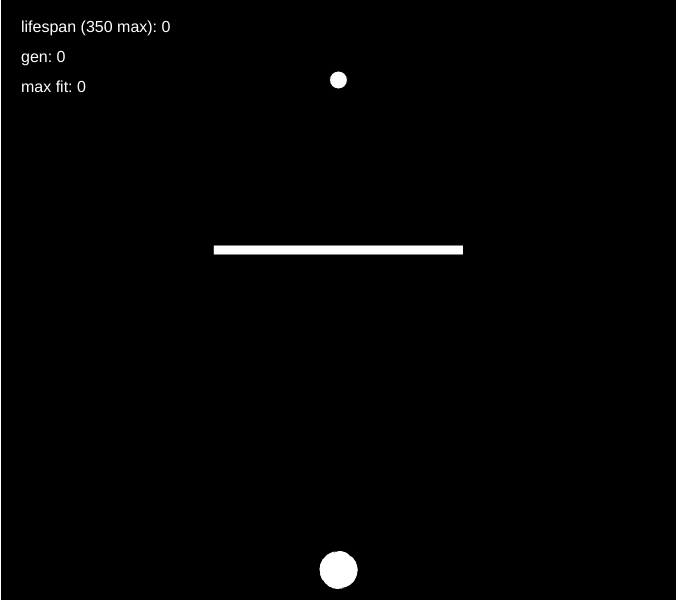
Frame 1 (no input)
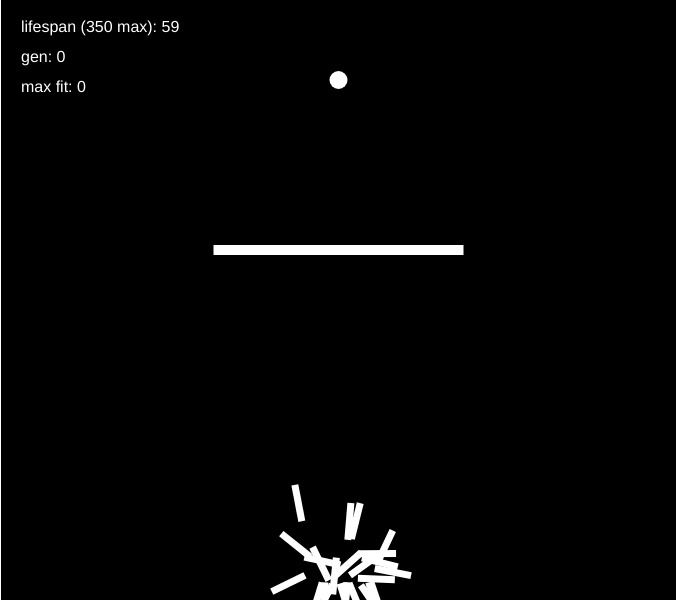
Frame 60 (no input)
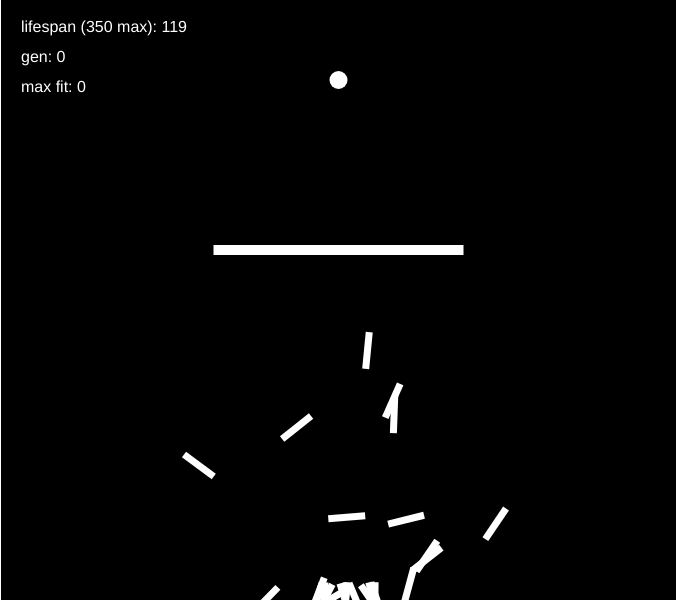
Frame 120 (the mouse pressed at the canvas centre since frame 60)

The p5.js sketch that drew these frames (run headless with seeded random() and noise() and a simulated clock; from frame 60 on, the mouse is pressed at the canvas centre):

// p5.js sketch
// ── sketch.js
const CANVAS_W = 675;
const CANVAS_H = 600;

var population;
var count;
var target;
var gen;

var rx = CANVAS_W / 2;
var ry = 250;
var rw = 250;
var rh = 10;

function setup() {
  createCanvas(CANVAS_W, CANVAS_H);
  pixelDensity(1);
  handleScale();
  population = new Population();
  count = 0;
  target = createVector(CANVAS_W / 2, 80);
  gen = 0;
}

function draw() {
  background(0);
  population.run();
  if (count >= lifespan) {
    population.evaluate();
    population.selection();
    gen++;
    count = 0;
  }


  // target
  ellipse(target.x, target.y, 18, 18);

  // obstacle
  fill(255);
  rectMode(CENTER)
  rect(rx, ry, rw, rh);

  // lifespan
  textSize(16);
  textAlign(LEFT, TOP);
  fill(255);
  noStroke();
  text(`lifespan (${lifespan} max): ${count}`, 20, 20);
  count++;

  // gen
  text(`gen: ${gen}`, 20, 50);

  // max fit
  text(`max fit: ${maxFit || 0}`, 20, 80);

}

function handleScale() {
  let scale = Math.min(
    windowWidth / CANVAS_W,
    windowHeight / CANVAS_H,
    1
  );

  let canvasEl = document.querySelector('canvas');
  canvasEl.style.transformOrigin = 'top left';
  canvasEl.style.transform = `scale(${scale})`;

  canvasEl.style.position = 'absolute';
  canvasEl.style.left = `${(windowWidth - CANVAS_W * scale) / 2}px`;
  canvasEl.style.top = `${(windowHeight - CANVAS_H * scale) / 2}px`;
}

// ── dna.js
var lifespan = 350;

class DNA {
  constructor(genes) {
    if (genes) {
      this.genes = genes;
    } else {
      this.genes = [];
      for (let i = 0; i < lifespan; i++) {
        this.genes[i] = p5.Vector.random2D();
        this.genes[i].setMag(0.2);
      }
    }
  }

  crossover(partner) {
    let child = [];
    let mid = floor(random(this.genes.length));
    for (let i = 0; i < this.genes.length; i++) {
      (i < mid) ? child[i] = this.genes[i] : child[i] = partner.genes[i];
    }
    return new DNA(child);
  }

  mutation() {
    for (let i = 0; i < this.genes.length; i++) {
      if (random(1) < 0.01) {
        this.genes[i] = p5.Vector.random2D();
        this.genes[i].setMag(0.2);
      }
    }
  }
}

// ── rocket.js
var maxFit;

class Rocket {
  constructor(dna) {
    this.pos = createVector(CANVAS_W/2, CANVAS_H-30);
    this.vel = createVector();
    this.acc = createVector();
    this.dna = dna || new DNA();
    this.fitness = 0;
    this.completed = false;
    this.crashed = false;
  }

  // if m = 1
  applyForce(f) {
    this.acc.add(f);
  }

  update() {
    let d = dist(this.pos.x, this.pos.y, target.x, target.y);
    // reach the target
    if (d < 10) {
      this.completed = true;
      this.pos = target.copy();
    }

    if (
      this.pos.x > rx - rw / 2 &&
      this.pos.x < rx + rw / 2 &&
      this.pos.y > ry - rh / 2 &&
      this.pos.y < ry + rh / 2
    ) {
      this.crashed = true;
    }

    if (
      this.pos.x > CANVAS_W ||
      this.pos.x < 0 ||
      this.pos.y > CANVAS_H ||
      this.pos.y < 0
    ) {
      this.crashed = true;
    }

    this.applyForce(this.dna.genes[count]);

    if (!this.completed && !this.crashed) {
      this.vel.add(this.acc);
      this.pos.add(this.vel);
      this.vel.limit(4);
    }

    this.acc.mult(0);
  }

  show() {
    push();
    noStroke();
    translate(this.pos.x, this.pos.y);
    rotate(this.vel.heading());

    rectMode(CENTER);
    rect(0, 0, 37, 7);
    pop();
  }

  calcFitness() {
    let d = dist(this.pos.x, this.pos.y, target.x, target.y);
    // set width as max fitness
    this.fitness = map(d, 0, width, width, 0);
    if (this.completed) { this.fitness *= 10; }
    if (this.crashed) { this.fitness /= 10; }
  }

}

class Population {
  constructor() {
    this.rockets = [];
    this.size = 25;
    this.matingPool = [];

    for (let i = 0; i < this.size; i++) {
      this.rockets[i] = new Rocket();
    }
  }

  run() {
    for (let i = 0; i < this.size; i++) {
      this.rockets[i].update();
      this.rockets[i].show();
    }
  }

  evaluate() {
    maxFit = 0;
    for (let i = 0; i < this.size; i++) {
      this.rockets[i].calcFitness();
      if (this.rockets[i].fitness > maxFit) {
        maxFit = this.rockets[i].fitness;
      }
    }

    // norm fitness (0..=1)
    for (let i = 0; i < this.size; i++) {
      this.rockets[i].fitness /= maxFit;
    }
    this.matingPool = [];

    for (let i = 0; i < this.size; i++) {
      let n = this.rockets[i].fitness * 100;
      for (let j = 0; j < n; j++) {
        this.matingPool.push(this.rockets[i]);
      }
    }
  }

  selection() {
    let newRockets = [];
    for (let i = 0; i < this.rockets.length; i++) {
      let parentA = random(this.matingPool).dna;
      let parentB = random(this.matingPool).dna;
      let child = parentA.crossover(parentB);
      child.mutation();
      newRockets[i] = new Rocket(child);
    }
    this.rockets = newRockets;
  }
}
